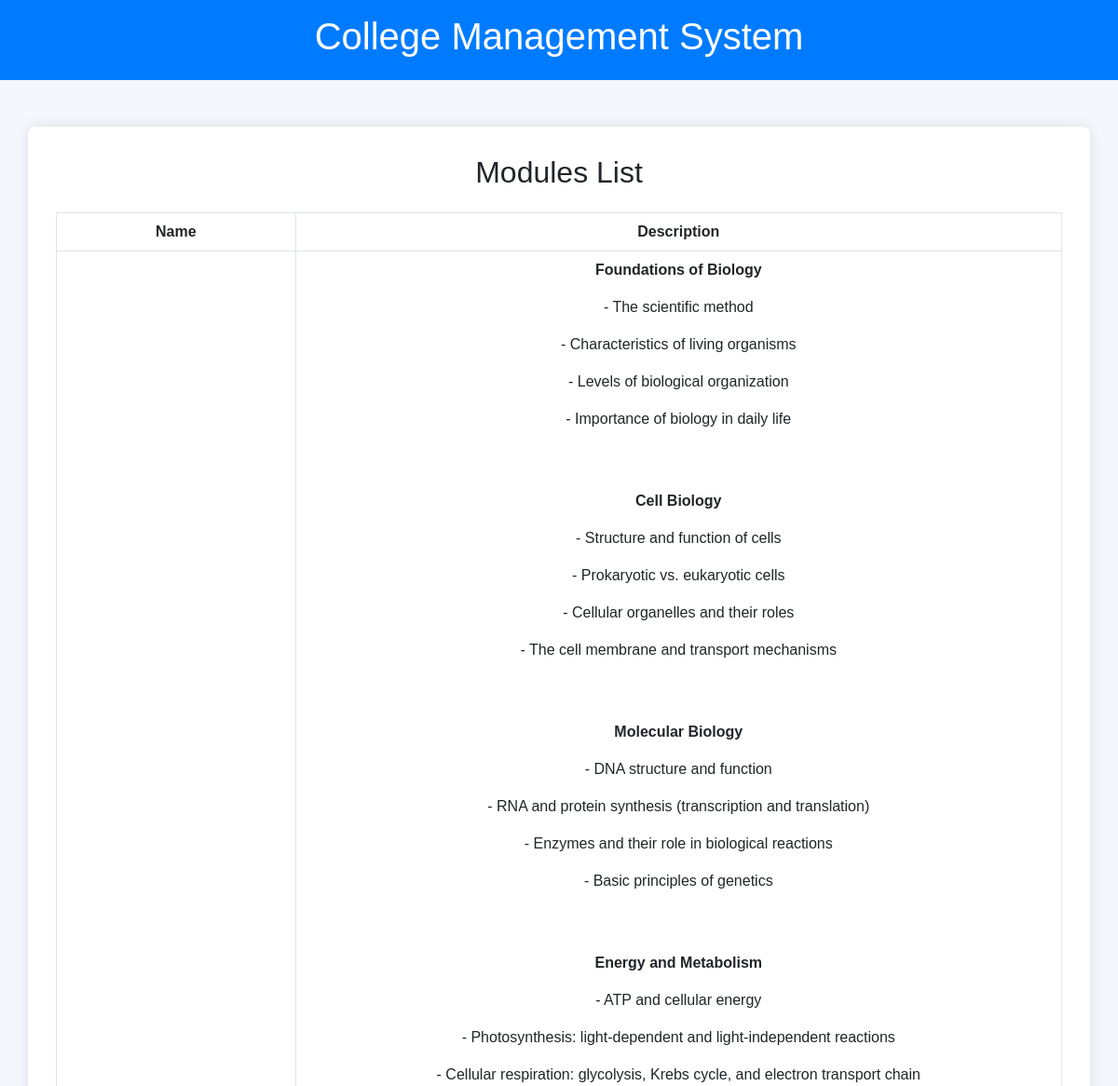
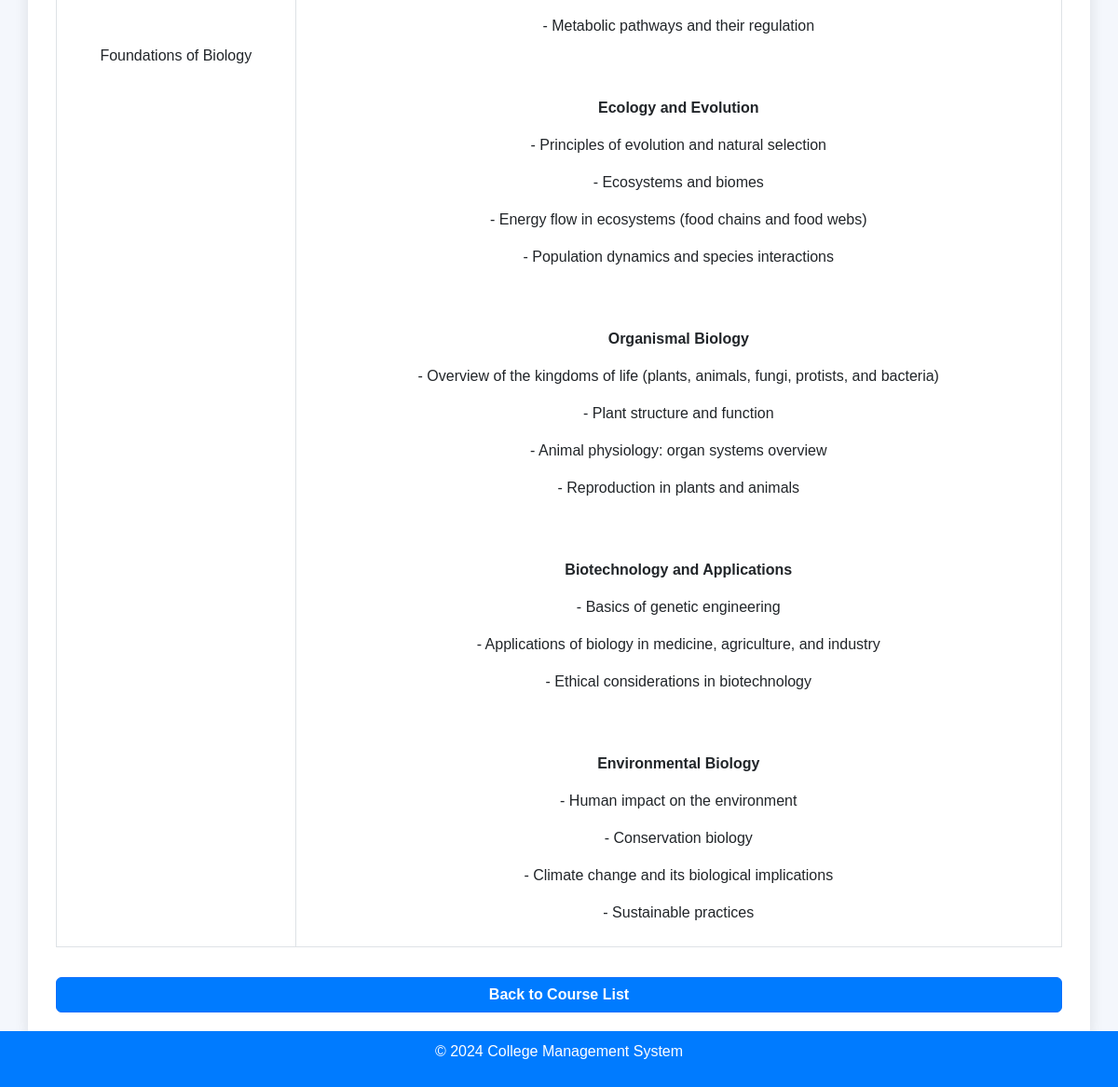
Page /courses/3/modules/ (signed in) on the committed database (2 pictures, top to bottom).
### core/models.py (models this page shows, shortened)
class Module(models.Model):
    courses = models.ForeignKey(Courses, on_delete=models.CASCADE, related_name='modules')
    name = models.CharField(max_length=255)
    code = models.CharField(max_length=20, unique=True)
    description = models.TextField(blank=True)
    hours = models.IntegerField()

### core/views.py (the view)
# urls.py: path('courses/<int:course_id>/modules/', views.module_list, name='module_list'),
@staff_member_required
def module_list(request, course_id):
    course = get_object_or_404(Courses, id=course_id)
    modules = course.modules.all()
    return render(request, 'courses/module_list.html', {'course': course, 'modules': modules})

### core/templates/courses/module_list.html (shortened to what this page needs)
<!DOCTYPE html>
<html lang="en">
<head>
    <link href="https://cdn.jsdelivr.net/npm/bootstrap@5.3.0-alpha1/dist/css/bootstrap.min.css" rel="stylesheet">
</head>
<body>
    <header>
        <div class="container">
            <h1>College Management System</h1>
        </div>
    </header>
    <div class="container content-section">
        <div class="module-table-container">
            <h2 class="text-center mb-4">Modules List</h2>
            {% if modules %}
            <table class="table table-bordered">
                <thead class="thead-light">
                    <tr>
                        <th>Name</th>
                        <th>Description</th>
                    </tr>
                </thead>
                <tbody>
                    {% for module in modules %}
                    <tr>
                        <td>{{ module.name }}</td>
                        <td>{{ module.description|safe }}</td>
                    </tr>
                    {% endfor %}
                </tbody>
            </table>
            {% else %}
            <p>No modules found.</p>
            {% endif %}
            <a href="{% url 'course_list' %}" class="btn btn-primary mt-3 w-100">Back to Course List</a>
        </div>
    </div>
    <footer>
        <p>© 2024 College Management System</p>
    </footer>
</body>
</html>

### core/templates/courses/module_list.html (style rules this page uses)
body { font-family: 'Arial', sans-serif; background-color: #f4f7fc; }
header { background-color: #007bff; color: white; padding: 15px 0; text-align: center; }
footer { background-color: #007bff; color: white; padding: 10px 0; text-align: center; position: fixed; width: 100%; bottom: 0; }
.content-section { padding: 50px 0; }
.module-table-container { background-color: white; padding: 30px; border-radius: 8px; box-shadow: 0 0 15px rgba(0, 0, 0, 0.1); }
.table th, .table td { text-align: center; vertical-align: middle; }
.btn-primary { background-color: #007bff; color: white; font-weight: bold; }

### rows in the picture
Module: name "Foundations of Biology", description "Foundations of Biology - The scientific method - Characteristics of living organisms - Levels of biological organization - Importance of biology in daily life Cell Biology - Structure and function of cells - Prokaryotic vs. eukaryotic cells - Cellular organelles and their roles - The cell membrane and transport mechanisms Molecular Biology - DNA structure and function - RNA and protein synthesis (transcription and translation) - Enzymes and their role in biological reactions - Basic principles of genetics Energy and Metabolism - ATP and cellular energy - Photosynthesis: light-dependent and light-independent reactions - Cellular respiration: glycolysis, Krebs cycle, and electron transport…"
